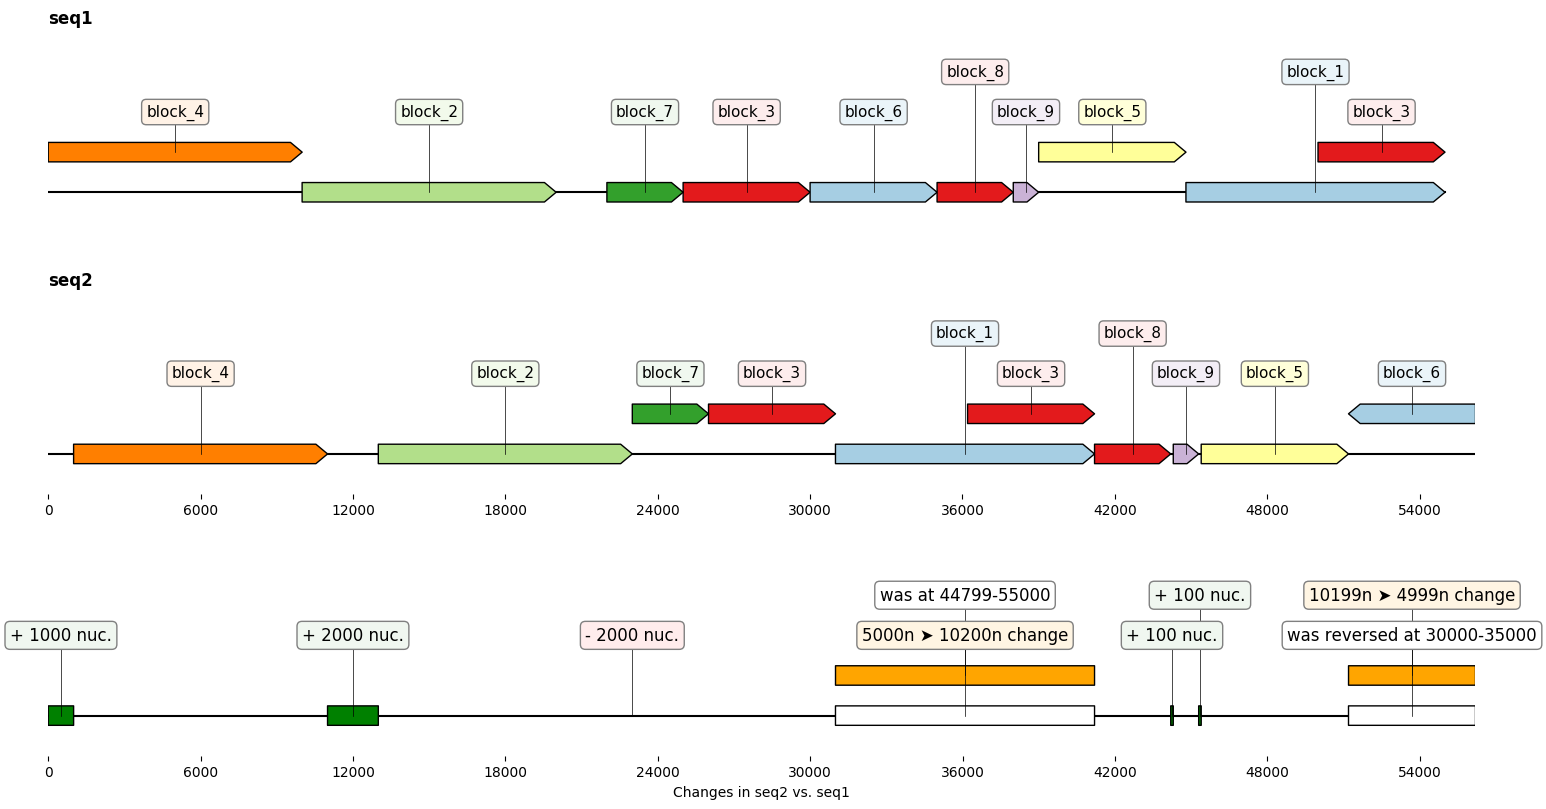

Write the Python code that produced this figure.
from geneblocks import DiffBlocks, CommonBlocks, random_dna_sequence
import geneblocks.sequence_modification_utils as smu
import matplotlib.pyplot as plt
import numpy

numpy.random.seed(1)  # ensures the sequences will be the same at each run

# GENERATE 2 "SISTER" SEQUENCES FOR THE EXAMPLE
seq1 = random_dna_sequence(50000)
seq1 = smu.copy(seq1, 25000, 30000, 50000)

seq2 = seq1
seq2 = smu.insert(seq2, 39000, random_dna_sequence(100))
seq2 = smu.insert(seq2, 38000, random_dna_sequence(100))
seq2 = smu.reverse(seq2, 30000, 35000)
seq2 = smu.swap(seq2, (30000, 35000), (45000, 480000))
seq2 = smu.delete(seq2, 20000, 2000)
seq2 = smu.insert(seq2, 10000, random_dna_sequence(2000))
seq2 = smu.insert(seq2, 0, 1000 * "A")

# FIND COMMON BLOCKS AND DIFFS
common_blocks = CommonBlocks.from_sequences({"seq1": seq1, "seq2": seq2})
diff_blocks = DiffBlocks.from_sequences(seq1, seq2).merged()

# PLOT EVERYTHING
fig, axes = plt.subplots(3, 1, figsize=(16, 8))
common_blocks.plot_common_blocks(axes=axes[:-1])
diff_blocks.plot(ax=axes[-1], separate_axes=False)
axes[-1].set_xlabel("Changes in seq2 vs. seq1")
fig.savefig("complex_sequences.png", bbox_inches="tight")
